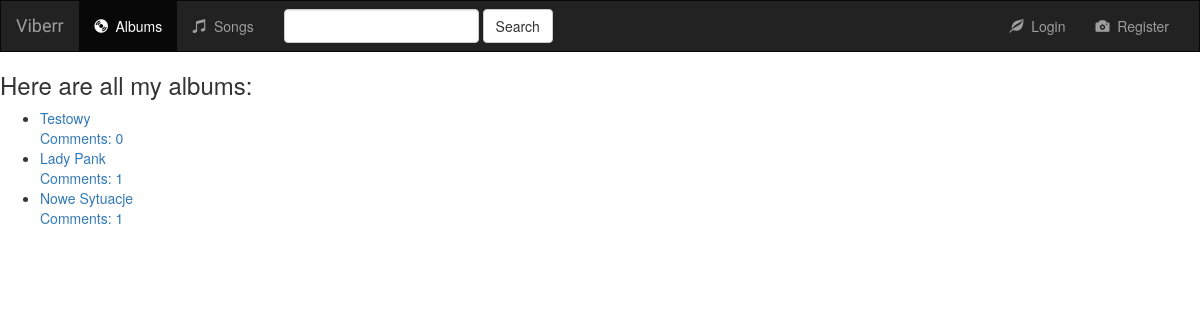
The app's page /music/ with its own data.
### music/models.py (models this page shows, shortened)
class Album(models.Model):
    author = models.ForeignKey(User, null=True, blank=True)
    artist = models.CharField(max_length=250)
    album_title = models.CharField(max_length=250)
    genre = models.CharField(max_length=250)
    publication_date = models.DateField(null=True, blank=True)
    album_logo = models.ImageField(upload_to="music/static/music/images/", default=settings.DEFAULT_URL, blank=True, null=True)
    edit_date = models.DateField(null=True)
    creation_date = models.DateField(default=datetime.datetime.now, null=True, blank=True)

### music/views.py (the view)
def index(request):
    all_albums = Album.objects.all().order_by("-creation_date")
    context = {
        'all_albums': all_albums,
    }
    return render(request, 'music/index.html', context)

### music/templates/music/index.html (shortened to what this page needs)
{% extends 'music/base.html' %}
{% block body %}
{% if all_albums %}
    <h3>Here are all my albums: </h3>
    <ul>
        {% for album in all_albums %}
        <li><a href="{% url 'music:detail' album.id %}">{{ album.album_title }}</a></li>
        <a href="{% url 'music:detail' album.id %}">Comments: {{ album.comment_set.count }}</a>
        {% endfor %}
    </ul>
    {% else %}
        <h3>You don't have any albums</h3>
    {% endif %}
{% endblock %}

### records on screen
Album: album_title "Testowy", comment_set.count "0"
Album: album_title "Lady Pank", comment_set.count "1"
Album: album_title "Nowe Sytuacje", comment_set.count "1"
